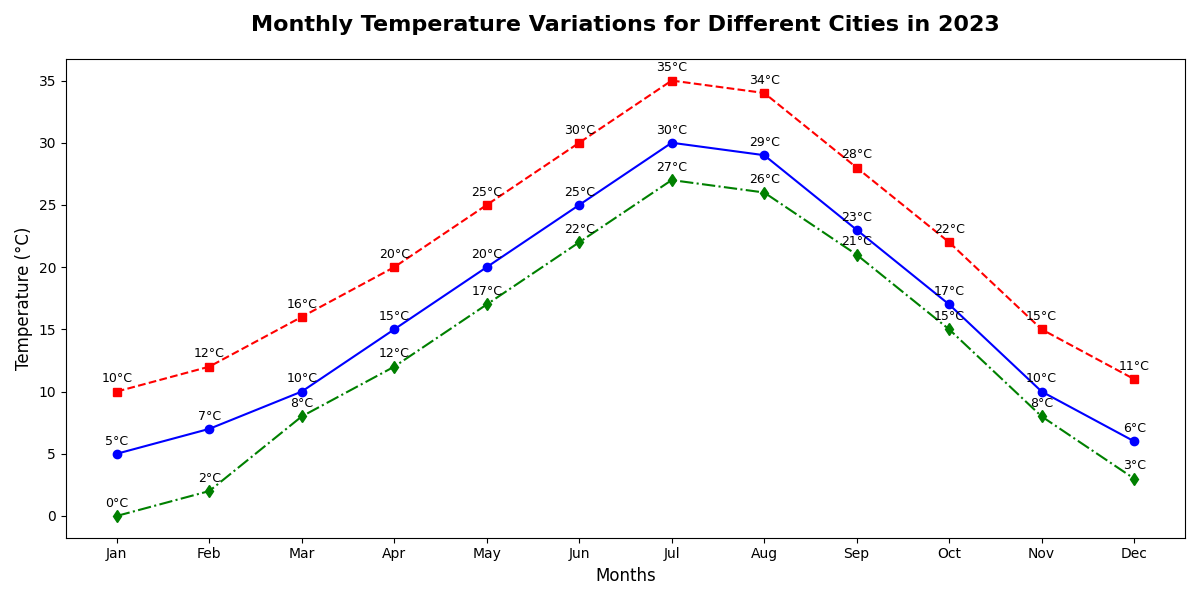

Write Python code to recreate this figure.
import matplotlib.pyplot as plt
import numpy as np

# Define the months and temperature data for each city
months = np.array(["Jan", "Feb", "Mar", "Apr", "May", "Jun", "Jul", "Aug", "Sep", "Oct", "Nov", "Dec"])
city1_temp = np.array([5, 7, 10, 15, 20, 25, 30, 29, 23, 17, 10, 6])
city2_temp = np.array([10, 12, 16, 20, 25, 30, 35, 34, 28, 22, 15, 11])
city3_temp = np.array([0, 2, 8, 12, 17, 22, 27, 26, 21, 15, 8, 3])

# Setup subplot figure
fig, ax = plt.subplots(figsize=(12, 6))

# Plotting line charts for each city's temperature
ax.plot(months, city1_temp, marker='o', linestyle='-', color='b')
ax.plot(months, city2_temp, marker='s', linestyle='--', color='r')
ax.plot(months, city3_temp, marker='d', linestyle='-.', color='g')

# Adding titles and labels
ax.set_title("Monthly Temperature Variations for Different Cities in 2023", fontsize=16, fontweight='bold', pad=20)
ax.set_xlabel("Months", fontsize=12)
ax.set_ylabel("Temperature (°C)", fontsize=12)

# Adding values on each data point
for i in range(len(months)):
    ax.text(months[i], city1_temp[i] + 0.5, f"{city1_temp[i]}°C", ha='center', va='bottom', fontsize=9)
    ax.text(months[i], city2_temp[i] + 0.5, f"{city2_temp[i]}°C", ha='center', va='bottom', fontsize=9)
    ax.text(months[i], city3_temp[i] + 0.5, f"{city3_temp[i]}°C", ha='center', va='bottom', fontsize=9)

# Adjust layout to fit everything properly
plt.tight_layout()

# Display the plot
plt.show()
